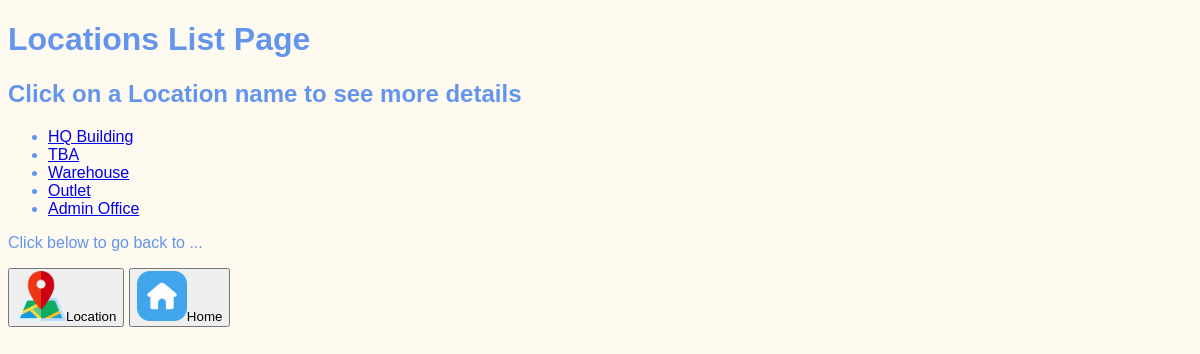
The app's page /category/location, older data.
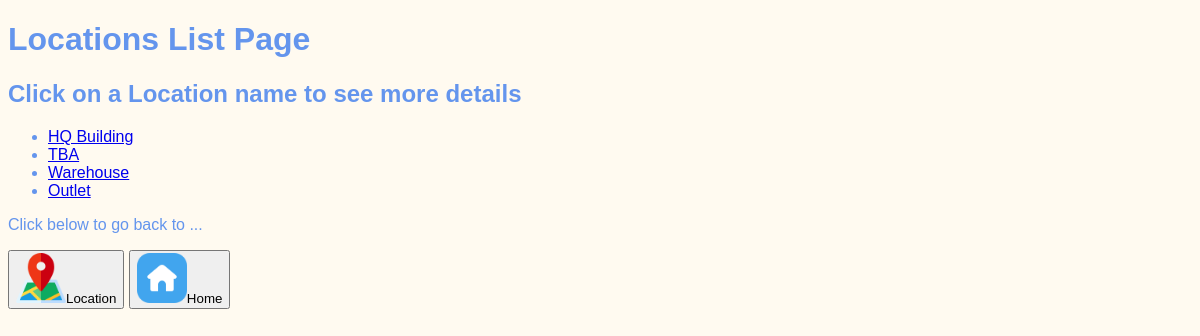
The same page, newer data.
### category/models.py (models this page shows, shortened)
class Location(models.Model):
    location_name = models.CharField(max_length=30)
    address_line_1 = models.CharField(max_length=30)
    address_line_2 = models.CharField(max_length=30)
    city = models.CharField(max_length=15)
    post_code = models.CharField(max_length=10)

### category/views.py (the view)
# urls.py: path('location', views.location_list, name="locations"),
def location_list(request):
    return render(request, "category/locations_list.html",
                  {"loclist": Location.objects.all()})

### category/templates/category/locations_list.html (shortened to what this page needs)
{% extends "base.html" %}
{% load static %}
{% block content %}
    <h1>Locations List Page</h1>
    <h2>Click on a Location name to see more details</h2>
    <ul>
      {% for location in loclist %}
        <li>
          <a href="{% url 'locationdetail' location.id %}">
            {{ location.location_name }}
          </a>
        </li>
      {% endfor %}
    </ul>
  <p>Click below to go back to ...</p>
  <p>
    <a href="{% url 'location_page' %}"><button><img src="{% static 'tpwebsite/Location.png' %}" width="50px" height="50px">Location</button></a>
    <a href="{% url 'landing_page' %}"><button><img src="{% static 'tpwebsite/Home.png' %}" width="50px" height="50px">Home</button></a>
  </p>
{% endblock %}

Row changes from the older to the newer data that the page shows:
removed Location: location_name "Admin Office"
